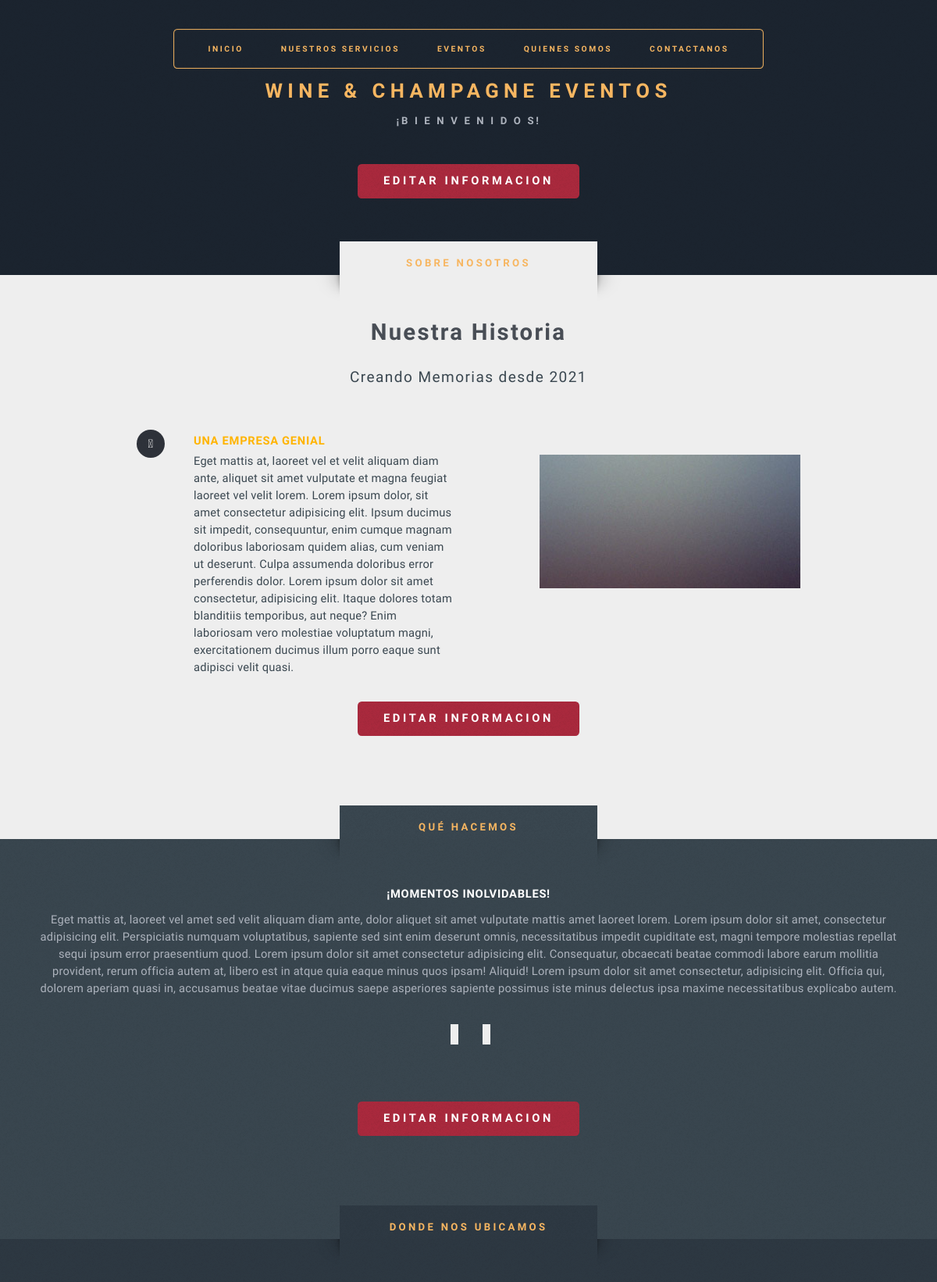
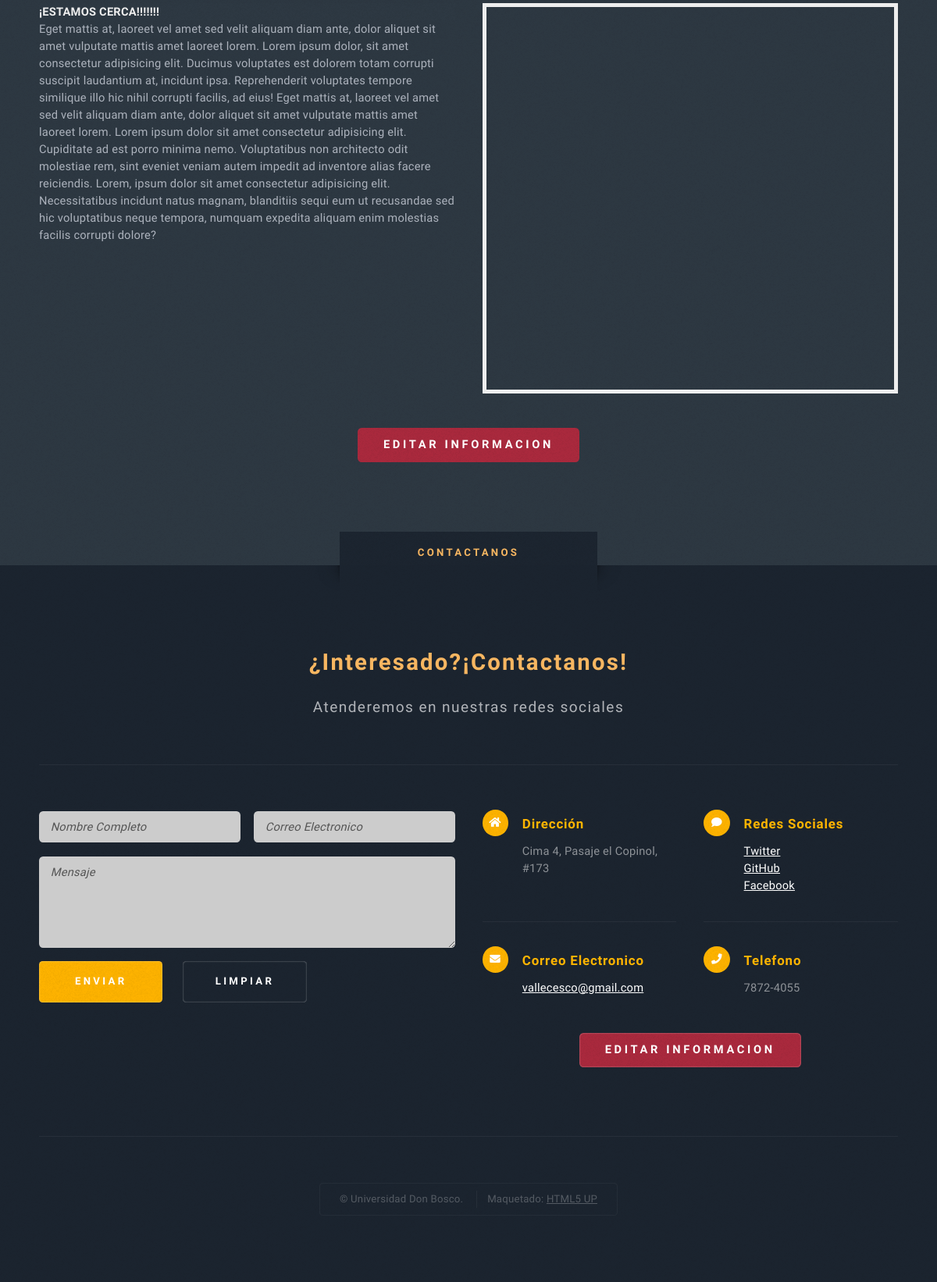
/AcercaDe.php, run on the app's committed database (2 pictures, top to bottom).
### tables this page shows
CREATE TABLE `empresa` (
  `idEmpresa` int(11) NOT NULL,
  `Nombre` varchar(45) DEFAULT NULL,
  `TituloDescripcion` varchar(25) NOT NULL,
  `LogoDesc` varchar(150) NOT NULL,
  `Descripcion` text DEFAULT NULL,
  `EventosTitle` varchar(25) NOT NULL,
  `EventosDesc` text NOT NULL,
  `UbicTitle` varchar(25) NOT NULL,
  `UbicDesc` text NOT NULL,
  `ContactTitle` varchar(25) NOT NULL,
  `ContactDesc` text NOT NULL,
  `Slogan` varchar(100) DEFAULT NULL,
  `Telefono` varchar(8) DEFAULT NULL,
  `Direccion` varchar(100) DEFAULT NULL,
  `Email` varchar(45) DEFAULT NULL,
  `Logo_Url` longtext DEFAULT NULL
);

CREATE TABLE `enlaces` (
  `IDEnlaces` int(5) NOT NULL,
  `Nombre` varchar(20) NOT NULL,
  `Enlace` text NOT NULL
);

### class/empresa.class.php (the view, shortened to what this page needs)
<?php
class empresa{
    private $titulodesc;
    private $logodesc;
    private $descripcion;
    private $eventostitle;
    private $eventosdesc;
    private $ubictitle;
    private $ubicdesc;
    function __construct($id,$nombre,$titulodesc,$logodesc,$descripcion,$eventostitle,$eventosdesc,$ubictitle,$ubicdesc,$contacttitle,$contactdesc,$slogan,$telefono,$direccion,$email,$logURL) {
        $this->titulodesc=$titulodesc;
        $this->logodesc=$logodesc;
        $this->descripcion=$descripcion;
        $this->eventostitle=$eventostitle;
        $this->eventosdesc=$eventosdesc;
        $this->ubictitle=$ubictitle;
        $this->ubicdesc=$ubicdesc;
    }
    public function Showtitulodesc(){
        echo $this->titulodesc;
    }
    public function Showlogodesc(){
        echo $this->logodesc;
    }
    public function ShowDescripcion(){
        echo $this->descripcion;
    }
    public function Showeventostitle(){
        echo $this->eventostitle;
    }
    public function Showeventosdesc(){
        echo $this->eventosdesc;
    }
    public function Showubictitle(){
        echo $this->ubictitle;
    }
    public function Showubicdesc(){
        echo $this->ubicdesc;
    }
}
?>

### assets/php/header.php (shortened to what this page needs)
<?php
require_once 'class/empresa.class.php';
$mysqli = new mysqli('localhost', 'root', '', 'mydb', 3307)  or die($mysqli->error);
?>
<section id="header" class="wrapper">
    <div id="logo">
        <h1><a href="InicioAdmin.php"><?php
                                        $Nombre = "SELECT `Nombre` FROM `empresa` WHERE 1";
                                        $peticion = $mysqli->query($Nombre);
                                        $filaemprcontact = $peticion->fetch_assoc();
                                        echo $filaemprcontact['Nombre'];
                                        ?></a></h1>
        <p><?php
            $Slogan = "SELECT `Slogan` FROM `empresa` WHERE 1";
            $peticion = $mysqli->query($Slogan);
            $filaemprcontact = $peticion->fetch_assoc();
            echo $filaemprcontact['Slogan'];
            ?></p>
                        <ul class="actions special">
                <form id="servicesbtn" name="servicesbtn">
                    <li>
                        <a href="./ActualizarEmpresa.php"> <input type="button" class="button special style5 large" value="Editar Informacion"></a>
                    </li>
                </form>
            </ul>
    </div>
    <nav id="nav">
        <ul>
            <li><a href="InicioAdmin.php">INICIO</a></li>
            <li>
                <a href="ServiciosAdmin.php">NUESTROS SERVICIOS</a>
            </li>
            <li>
                <a href="EventosAd.php">EVENTOS</a>
            </li>
            <li><a href="AcercaDe.php">QUIENES SOMOS</a></li>
            <li class="current"><a href="#">CONTACTANOS</a></li>
        </ul>
    </nav>
</section>

### assets/php/footer.php (shortened to what this page needs)
<?php require 'class/enlace.class.php'; ?>
<?php
require_once 'class/empresa.class.php';
$mysqli = new mysqli('localhost', 'root', '', 'mydb', 3307)  or die($mysqli->error);
?>
<section id="footer" class="wrapper">
    <div class="title">CONTACTANOS</div>
    <div class="container">
        <header class="style1">
            <h2><?php
                $contacttitle = "SELECT `ContactTitle` FROM `empresa` WHERE 1";
                $peticion = $mysqli->query($contacttitle);
                $filaemprcontact = $peticion->fetch_assoc();
                echo $filaemprcontact['ContactTitle'];
                ?></h2>
            <p><?php
                $ContactDesc = "SELECT `ContactDesc` FROM `empresa` WHERE 1";
                $peticion = $mysqli->query($ContactDesc);
                $filaemprcontact = $peticion->fetch_assoc();
                echo $filaemprcontact['ContactDesc'];
                ?></p>
        </header>
        <div class="row">
            <div class="col-6 col-12-medium">
                <section>
                    <form method="post" action="class/Contactanos.php" onsubmit="Locacion(window.location.pathname)">
                        <div class="row gtr-50">
                            <div class="col-6 col-12-small">
                                <input type="text" name="name" id="contact-name" placeholder="Nombre Completo" />
                            </div>
                            <div class="col-6 col-12-small">
                                <input type="text" name="email" id="contact-email" placeholder="Correo Electronico" />
                            </div>
                            <div class="col-12">
                                <textarea name="message" id="contact-message" placeholder="Mensaje" rows="4"></textarea>
                            </div>
                            <div class="col-12">
                                <ul class="actions">
                                    <li><input type="submit" class="style1" value="Enviar" /></li>
                                    <li><input type="reset" class="style2" value="Limpiar" /></li>
                                </ul>
                            </div>
                        </div>
                    </form>
                </section>
            </div>
            <div class="col-6 col-12-medium">
                <section class="feature-list small">
                    <div class="row">
                        <div class="col-6 col-12-small">
                            <section>
                                <h3 class="icon solid fa-home">Dirección</h3>
                                <p>
                                    <?php
                                    $Direccion = "SELECT `Direccion` FROM `empresa` WHERE 1";
                                    $peticion = $mysqli->query($Direccion);
                                    $filaemprcontact = $peticion->fetch_assoc();
                                    echo $filaemprcontact['Direccion'];
                                    ?>
                                </p>
                            </section>
                        </div>
                        <div class="col-6 col-12-small">
                            <section>
                                <h3 class="icon solid fa-comment">Redes Sociales</h3>
                                <p>
                                    <?php
                                    $inner = "SELECT enlaces.IDEnlaces, enlaces.Nombre,enlaces.Enlace FROM enlaces INNER JOIN detalle_empresa_enlaces ON enlaces.IDEnlaces=detalle_empresa_enlaces.IDEnlaces INNER JOIN empresa ON detalle_empresa_enlaces.IDEmpresa=empresa.idEmpresa";
                                    $resultado = $mysqli->query($inner);
                                    while ($selector = $resultado->fetch_assoc()) :
                                    ?>
                                        <a href="<?php echo $selector['Enlace'] ?>"><?php echo $selector['Nombre'] ?></a><br />
                                    <?php endwhile; ?>
                                </p>
                            </section>
                        </div>
                        <div class="col-6 col-12-small">
                            <section>
                                <h3 class="icon solid fa-envelope">Correo Electronico</h3>
                                <p>
                                    <a href="#">
                                        <?php
                                        $Email = "SELECT `Email` FROM `empresa` WHERE 1";
                                        $peticion = $mysqli->query($Email);
                                        $filaemprcontact = $peticion->fetch_assoc();
                                        echo $filaemprcontact['Email'];
                                        ?>
                                    </a>
                                </p>
                            </section>
                        </div>
                        <div class="col-6 col-12-small">
                            <section>
                                <h3 class="icon solid fa-phone">Telefono</h3>
                                <p>
                                    <?php
                                    $Telefono = "SELECT `Telefono` FROM `empresa` WHERE 1";
                                    $peticion = $mysqli->query($Telefono);
                                    $filaemprcontact = $peticion->fetch_assoc();
                                    echo implode('-', str_split($filaemprcontact['Telefono'], 4));
                                    ?>
                                </p>
                            </section>
                        </div>
                    </div>
                </section>
                <ul class="actions special">
                    <form id="servicesbtn" name="servicesbtn">
                        <li>
                            <a href="./ActualizarEmpresa.php"> <input type="button" class="button special style5 large" value="Editar Informacion"></a>
                        </li>
                    </form>
                </ul>
            </div>
        </div>
        <div id="copyright">
            <ul>
                <li>&copy; Universidad Don Bosco.</li>
                <li>Maquetado: <a href="http://html5up.net">HTML5 UP</a></li>
            </ul>
        </div>
    </div>
</section>

### data on the page
empresa: Nombre "WINE & CHAMPAGNE EVENTOS", Slogan "¡B I E N V E N I D O S!", TituloDescripcion "UNA EMPRESA GENIAL", Descripcion "Eget mattis at, laoreet vel et velit aliquam diam ante, aliquet sit amet vulputate et magna feugiat laoreet vel velit lorem. Lorem ipsum dolor, sit amet consectetur adipisicing elit. Ipsum ducimus sit impedit, consequuntur, enim cumque magnam doloribus laboriosam quidem alias, cum veniam ut deserunt. Culpa assumenda doloribus error perferendis dolor. Lorem ipsum dolor sit amet consectetur, adipisicing elit. Itaque dolores totam blanditiis temporibus, aut neque? Enim laboriosam vero molestiae voluptatum magni, exercitationem ducimus illum porro eaque sunt adipisci velit quasi.", EventosTitle "¡MOMENTOS INOLVIDABLES!", EventosDesc "Eget mattis at, laoreet vel amet sed velit aliquam diam ante, dolor aliquet sit amet vulputate mattis amet laoreet lorem. Lorem ipsum dolor sit amet, consectetur adipisicing elit. Perspiciatis numquam voluptatibus, sapiente sed sint enim deserunt omnis, necessitatibus impedit cupiditate est, magni tempore molestias repellat sequi ipsum error praesentium quod. Lorem ipsum dolor sit amet consectetur adipisicing elit. Consequatur, obcaecati beatae commodi labore earum mollitia provident, rerum officia autem at, libero est in atque quia eaque minus quos ipsam! Aliquid! Lorem ipsum dolor sit amet consectetur, adipisicing elit. Officia qui, dolorem aperiam quasi in, accusamus beatae vitae ducimus…", UbicTitle "¡ESTAMOS CERCA!!!!!!!", UbicDesc "Eget mattis at, laoreet vel amet sed velit aliquam diam ante, dolor aliquet sit amet vulputate mattis amet laoreet lorem. Lorem ipsum dolor, sit amet consectetur adipisicing elit. Ducimus voluptates est dolorem totam corrupti suscipit laudantium at, incidunt ipsa. Reprehenderit voluptates tempore similique illo hic nihil corrupti facilis, ad eius! Eget mattis at, laoreet vel amet sed velit aliquam diam ante, dolor aliquet sit amet vulputate mattis amet laoreet lorem. Lorem ipsum dolor sit amet consectetur adipisicing elit. Cupiditate ad est porro minima nemo. Voluptatibus non architecto odit molestiae rem, sint eveniet veniam autem impedit ad inventore alias facere reiciendis. Lorem, ipsum…", ContactTitle "¿Interesado?¡Contactanos!", ContactDesc "Atenderemos en nuestras redes sociales", Direccion "Cima 4, Pasaje el Copinol, #173", Email "vallecesco@gmail.com", Telefono "7872-4055"
enlaces: Nombre "Twitter"
enlaces: Nombre "GitHub"
enlaces: Nombre "Facebook"
